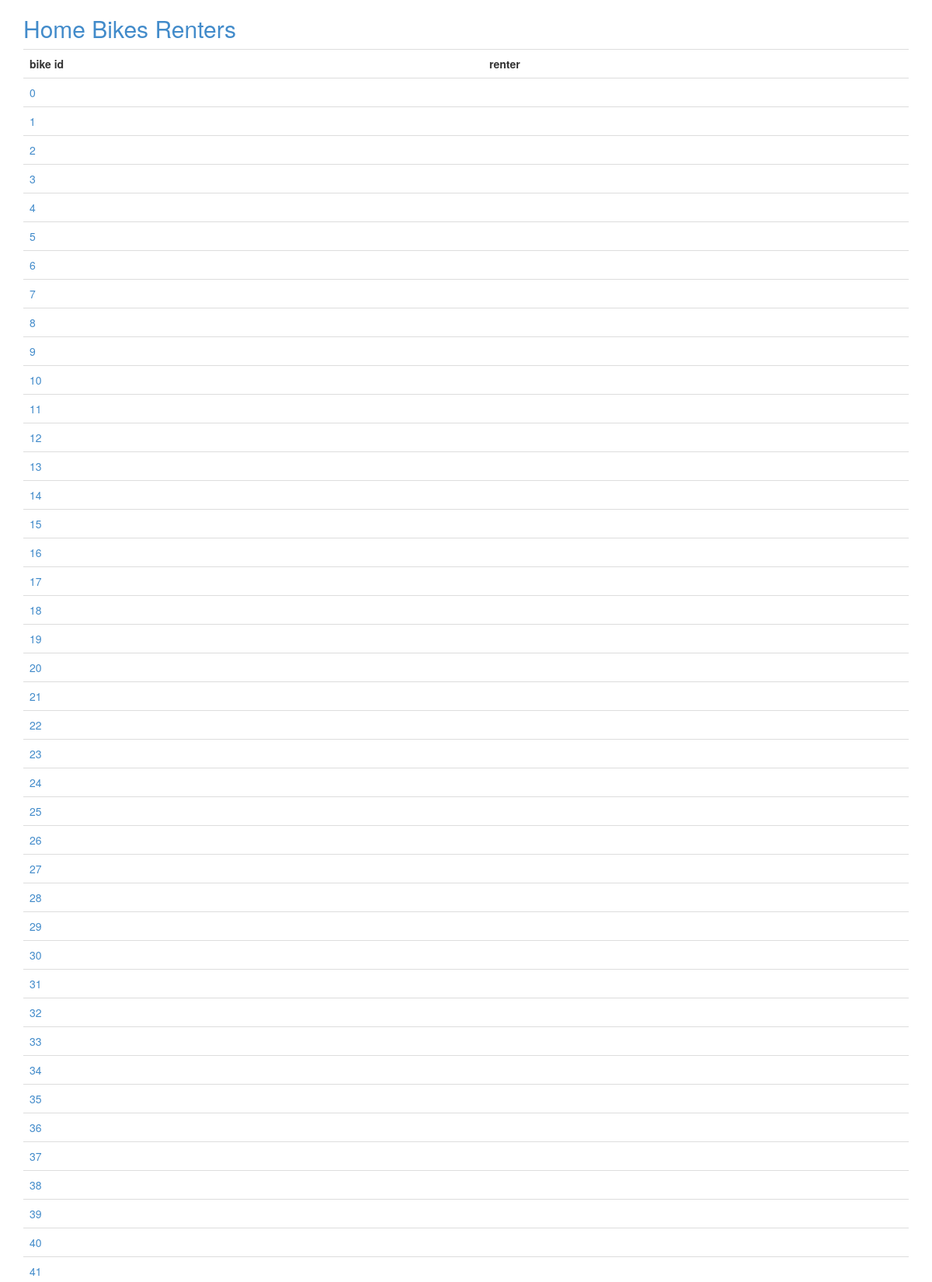
The app's page /bikes (upper part) with its own data.
### bike/models.py (models this page shows, shortened)
class Bike(Base):
  __tablename__ = 'bike'
  id = Column(Integer, primary_key=True)
  renter_id = Column(Integer, ForeignKey('renter.id'))
  code = Column(String(255), unique=True)
  comment = Column(String)

### bike/views.py (the view)
@app.route('/bikes')
def bikes():
  return render_template('bikes.html', bikes=db.query(Bike))

### bike/__init__.py (called while the page is built)
@app.teardown_appcontext
def shutdown_session(exception=None):
  db.remove()

### bike/templates/bikes.html
{% extends "base.html" %}
{% block content %}
<table class="table table-hover">
  <tr><th>bike id</th><th>renter</th></tr>
  {% for bike in bikes %}
  <tr><td><a href="{{url_for('bike', code=bike.code)}}">{{bike.code}}</a></td><td>{% if bike.renter %}<a href="{{url_for('renter', oid=bike.renter.id)}}">{{bike.renter.email}}</a>{% endif %}</td></tr>
  {% endfor %}
</table>
{% endblock %}

### records on screen
Bike: code "0"
Bike: code "1"
Bike: code "2"
Bike: code "3"
Bike: code "4"
Bike: code "5"
Bike: code "6"
Bike: code "7"
Bike: code "8"
Bike: code "9"
Bike: code "10"
Bike: code "11"
Bike: code "12"
Bike: code "13"
Bike: code "14"
Bike: code "15"
Bike: code "16"
Bike: code "17"
Bike: code "18"
Bike: code "19"
Bike: code "20"
Bike: code "21"
Bike: code "22"
Bike: code "23"
Bike: code "24"
Bike: code "25"
Bike: code "26"
Bike: code "27"
Bike: code "28"
Bike: code "29"
Bike: code "30"
Bike: code "31"
Bike: code "32"
Bike: code "33"
Bike: code "34"
Bike: code "35"
Bike: code "36"
Bike: code "37"
Bike: code "38"
Bike: code "39"
Bike: code "40"
Bike: code "41"
